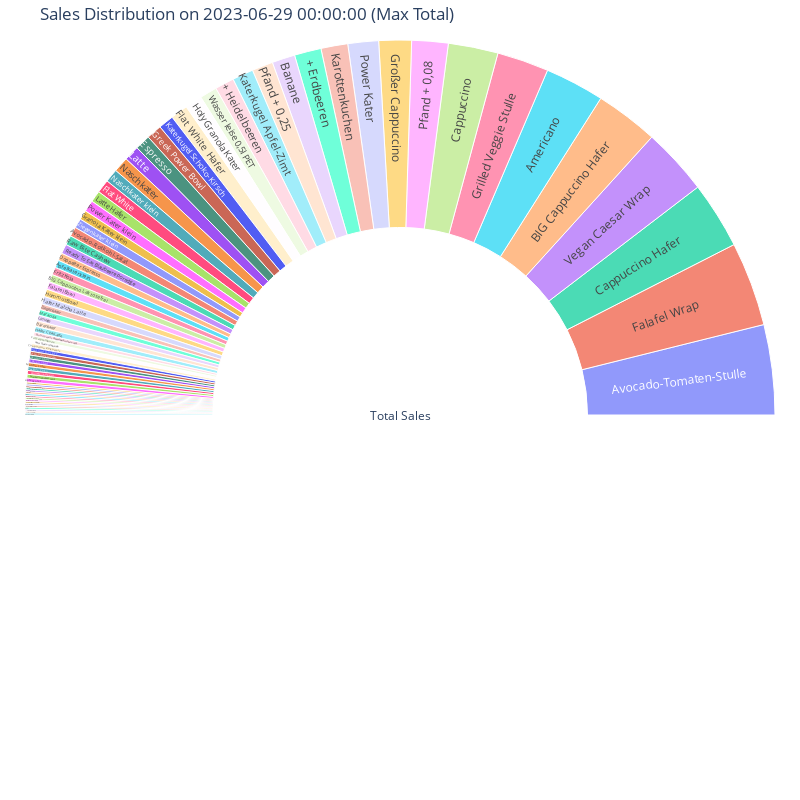

Notebook source saved alongside this figure:
### Markdown cell above
#### Doing this in new Plot, Sunburst

### Code cell
import plotly.graph_objects as go
import pandas as pd

# Assuming Daily_sales is a predefined DataFrame
daily_totals = Daily_sales.iloc[:, 1:].sum(axis=0)

# Find the date with the maximum daily total
max_daily_total_date = daily_totals.idxmax()

# Drop rows where values are 0 on the max total date
filtered_max_date = Daily_sales[Daily_sales[max_daily_total_date] != 0][['Artikelname', max_daily_total_date]]

# Sort the data by sales values in descending order
filtered_max_date = filtered_max_date.sort_values(by=max_daily_total_date, ascending=False)

# Creating the hierarchical structure for the Sunburst chart
labels = filtered_max_date['Artikelname'].tolist()
values = filtered_max_date[max_daily_total_date].tolist()

# Create ids and parents lists for the Sunburst chart
ids = ["Total Sales"] + labels
parents = [""] + ["Total Sales"] * len(labels)

# Add the total sales value
values_total = [sum(values)] + values

# Create the Sunburst chart object
fig = go.Figure()

fig.add_trace(go.Sunburst(
    ids=ids,
    labels=ids,
    parents=parents,
    values=values_total,
    domain=dict(column=1),
    maxdepth=2,
    insidetextorientation='radial'
))

fig.update_layout(
    title_text=f"Sales Distribution on {max_daily_total_date} (Max Total)",
    margin=dict(t=40, l=10, r=10, b=10),
    width=800,
    height=800
)

fig.show()

### Figure 1 — Plotly figure (JSON) as saved in the notebook; plotly's stock layout.template omitted (floating-point values rounded to 4 significant figures)
{"data": [{"domain": {"column": 1}, "ids": ["Total Sales", "Avocado-Tomaten-Stulle", "Falafel Wrap", "Cappuccino Hafer", "Vegan Caesar Wrap", "BIG Cappuccino Hafer", "Americano", "Grilled Veggie Stulle", "Cappuccino", "Pfand + 0,08", "Großer Cappuccino", "Power Kater", "Karottenkuchen", "+ Erdbeeren", "Banane", "Pfand + 0,25", "Katerkugel Apfel-Zimt", "+ Heidelbeeren", "Wasser leise 0,5l PET", "Holy Granola Kater", "Flat White Hafer", "Katerkugel Schoko-Kirsch", "Greek Power Bowl", "Espresso", "Latte", "Naschkater", "Naschkater klein", "Flat White", "Latte Hafer", "Power Kater klein", "Granola Kater klein", "Ziegenkater klein", "Avocado-Rotkohl-Salat", "Raw Bite Cashew", "Ready To Eat Blaubeere Porridge", "Doppelter Espresso", "Apfelkater klein", "Fritz Kola", "BIG Cappuccino Laktosefrei", "Falafel Bowl", "Hummus Bowl", "Hafer Matcha Latte", "Ziegenkater", "Maracuja", "Limette", "Bärenkater", "Hafer Chai Latte", "Bio fritz-spritz Rhabarbersaftschorle 0,33L", "Fritz Apfelschorle", "Hafer Dunkle Schokolade", "Cappuccino Kokosreis", "Wasser laut 0,5l PET", "Dunkle Schokolade", "Kurkuma Shot", "All Green Shot", "Matcha Latte", "Raw Bite Cacao", "BIG Cappuccino Kokosreis", "Mozzarella-Blaubeer-Salat", "Apfelkater", "True Gum Minze", "Bärenkater klein", "Ready To Eat Apfel Zimt Porridge", "Haselnuss - Cashew", "Raw Bite Protein", "*Decaf", "Shot", "Waldbeerkater", "Hafer Mocca Chai Chocolate", "Mocca Chai Chocolate", "Cappuccino Laktosefrei", "Detox Matcha", "Ingwer-Zitronentee", "Apfel", "Espresso Macchiato", "Latte Laktosefrei", "Chai Chocolate"], "insidetextorientation": "radial", "labels": ["Total Sales", "Avocado-Tomaten-Stulle", "Falafel Wrap", "Cappuccino Hafer", "Vegan Caesar Wrap", "BIG Cappuccino Hafer", "Americano", "Grilled Veggie Stulle", "Cappuccino", "Pfand + 0,08", "Großer Cappuccino", "Power Kater", "Karottenkuchen", "+ Erdbeeren", "Banane", "Pfand + 0,25", "Katerkugel Apfel-Zimt", "+ Heidelbeeren", "Wasser leise 0,5l PET", "Holy Granola Kater", "Flat White Hafer", "Katerkugel Schoko-Kirsch", "Greek Power Bowl", "Espresso", "Latte", "Naschkater", "Naschkater klein", "Flat White", "Latte Hafer", "Power Kater klein", "Granola Kater klein", "Ziegenkater klein", "Avocado-Rotkohl-Salat", "Raw Bite Cashew", "Ready To Eat Blaubeere Porridge", "Doppelter Espresso", "Apfelkater klein", "Fritz Kola", "BIG Cappuccino Laktosefrei", "Falafel Bowl", "Hummus Bowl", "Hafer Matcha Latte", "Ziegenkater", "Maracuja", "Limette", "Bärenkater", "Hafer Chai Latte", "Bio fritz-spritz Rhabarbersaftschorle 0,33L", "Fritz Apfelschorle", "Hafer Dunkle Schokolade", "Cappuccino Kokosreis", "Wasser laut 0,5l PET", "Dunkle Schokolade", "Kurkuma Shot", "All Green Shot", "Matcha Latte", "Raw Bite Cacao", "BIG Cappuccino Kokosreis", "Mozzarella-Blaubeer-Salat", "Apfelkater", "True Gum Minze", "Bärenkater klein", "Ready To Eat Apfel Zimt Porridge", "Haselnuss - Cashew", "Raw Bite Protein", "*Decaf", "Shot", "Waldbeerkater", "Hafer Mocca Chai Chocolate", "Mocca Chai Chocolate", "Cappuccino Laktosefrei", "Detox Matcha", "Ingwer-Zitronentee", "Apfel", "Espresso Macchiato", "Latte Laktosefrei", "Chai Chocolate"], "maxdepth": 2, "parents": ["", "Total Sales", "Total Sales", "Total Sales", "Total Sales", "Total Sales", "Total Sales", "Total Sales", "Total Sales", "Total Sales", "Total Sales", "Total Sales", "Total Sales", "Total Sales", "Total Sales", "Total Sales", "Total Sales", "Total Sales", "Total Sales", "Total Sales", "Total Sales", "Total Sales", "Total Sales", "Total Sales", "Total Sales", "Total Sales", "Total Sales", "Total Sales", "Total Sales", "Total Sales", "Total Sales", "Total Sales", "Total Sales", "Total Sales", "Total Sales", "Total Sales", "Total Sales", "Total Sales", "Total Sales", "Total Sales", "Total Sales", "Total Sales", "Total Sales", "Total Sales", "Total Sales", "Total Sales", "Total Sales", "Total Sales", "Total Sales", "Total Sales", "Total Sales", "Total Sales", "Total Sales", "Total Sales", "Total Sales", "Total Sales", "Total Sales", "Total Sales", "Total Sales", "Total Sales", "Total Sales", "Total Sales", "Total Sales", "Total Sales", "Total Sales", "Total Sales", "Total Sales", "Total Sales", "Total Sales", "Total Sales", "Total Sales", "Total Sales", "Total Sales", "Total Sales", "Total Sales", "Total Sales", "Total Sales"], "type": "sunburst", "values": [606, 47, 44, 35, 35, 33, 31, 27, 26, 19, 17, 16, 14, 14, 12, 11, 11, 10, 9, 9, 9, 8, 8, 8, 8, 8, 7, 7, 6, 6, 5, 5, 5, 5, 5, 4, 4, 4, 4, 4, 4, 4, 3, 3, 3, 3, 3, 2, 2, 2, 2, 2, 2, 2, 2, 2, 2, 2, 2, 2, 1, 1, 1, 1, 1, 1, 1, 1, 1, 1, 1, 1, 1, 1, 1, 1, 1]}], "layout": {"height": 800, "margin": {"b": 10, "l": 10, "r": 10, "t": 40}, "title": {"text": "Sales Distribution on 2023-06-29 00:00:00 (Max Total)"}, "width": 800}}
